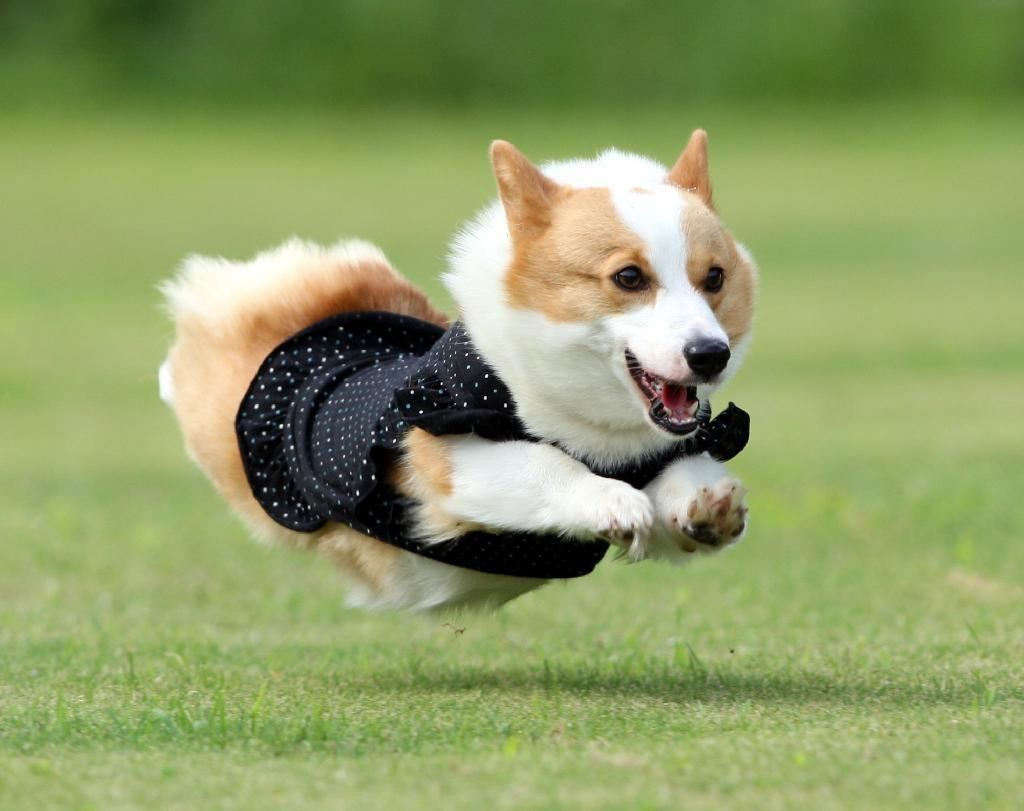
#> input picture opencv/img/dog.jpg, 1024 x 811 px
$ python edge.py --inputfile img/dog.jpg
#> lines starting #> are read from the running program, lines starting #| are printed output that depends on the picture; after the words box and inside, x2 and y2 are one past the last pixel; in counts of white or black regions, pixels touching at a corner belong together
import cv2
import argparse
import numpy as np


def getargs():
    parser = argparse.ArgumentParser(description='Process some integers.')
    # http://ja.pymotw.com/2/argparse/
    parser.add_argument('-i', '--inputfile', required=True)
    parser.add_argument('-o', dest='outputfile', type=str, default=None)
    parser.add_argument('-s', dest='filtersize', type=int, default=None)

    return parser.parse_args()


def main():
    args = getargs()
    # 元の画像を読み込む
    org_img = cv2.imread(args.inputfile, cv2.IMREAD_GRAYSCALE)
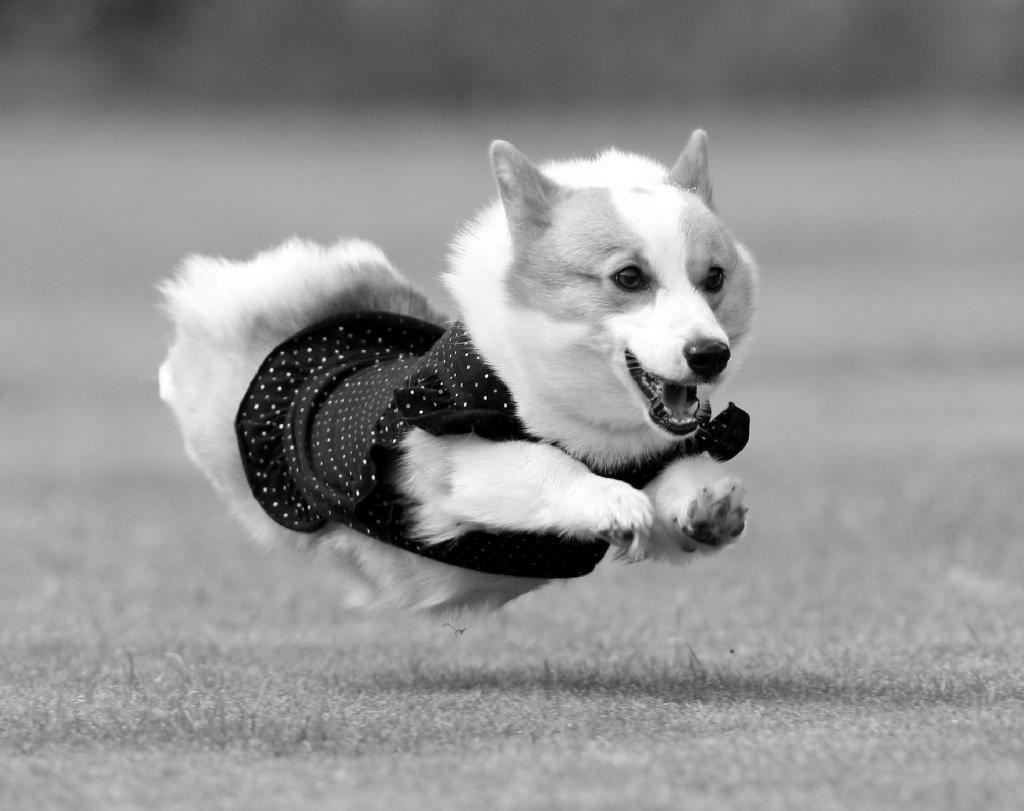
#> org_img: shape (811, 1024); min 0, max 255, mean 146.3
    print(org_img.dtype)
#| uint8
    print(org_img.shape)
#| (811, 1024)
    if args.filtersize:
        # kernel = np.ones((args.filtersize, args.filtersize), np.float32)/25
        # org_img = cv2.filter2D(org_img, -1, kernel)
        org_img = cv2.GaussianBlur(org_img, ksize=(args.filtersize, args.filtersize), sigmaX=10)
    # エッジ抽出
    # 第2,3引数はヒステリシスを使ったしきい値処理に使う minVal と maxVal をそれぞれ指定します．
    # 第4引数は画像の勾配を計算するためのSobelフィルタのサイズ aperture_size で，デフォルト値は3です．
    # 最後の引数は勾配強度を計算するための式を指定する L2gradient です．
    # True を指定すると上述した式を使い，より精度が高いエッジ強度を計算します．
    # そうでなければ以下の式を使ってエッジ強度を計算します:
    # Edge\_Gradient \; (G) = |G_x| + |G_y|.デフォルトのフラグは False を指定しています．
    canny_img = cv2.Canny(org_img, 50, 110)
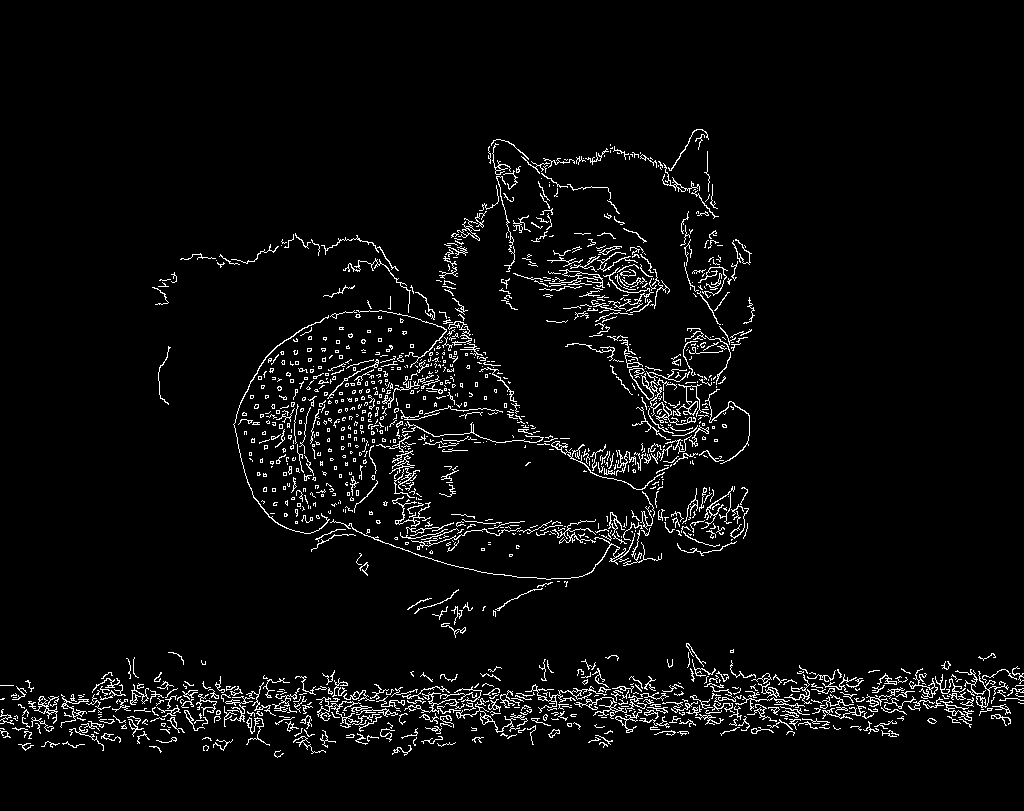
#> canny_img: shape (811, 1024); 4.1% white in thin lines or dots, all inside (x1, y1, x2, y2) = (0, 129, 1024, 758)
    out_img = cv2.hconcat([org_img, canny_img])
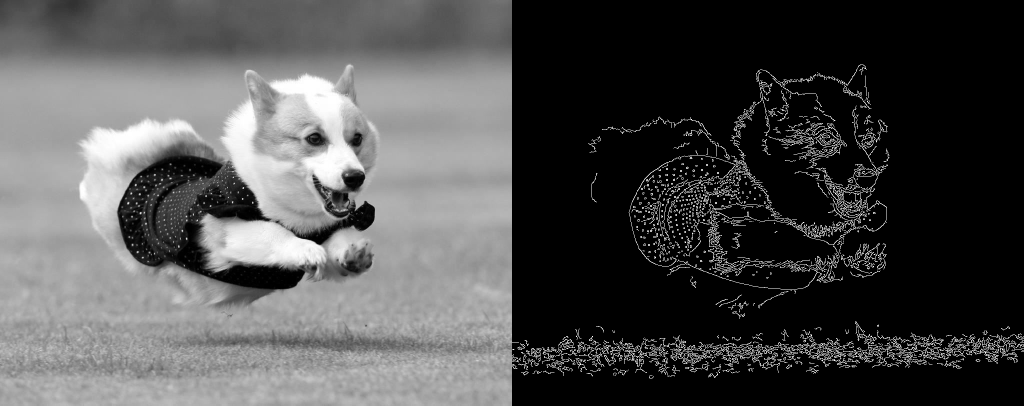
#> out_img: shape (811, 2048) (shown at 1/2 size); min 0, max 255, mean 78.4

    cv2.imshow('edge', out_img)
    cv2.waitKey()


if __name__ == "__main__":
    main()
